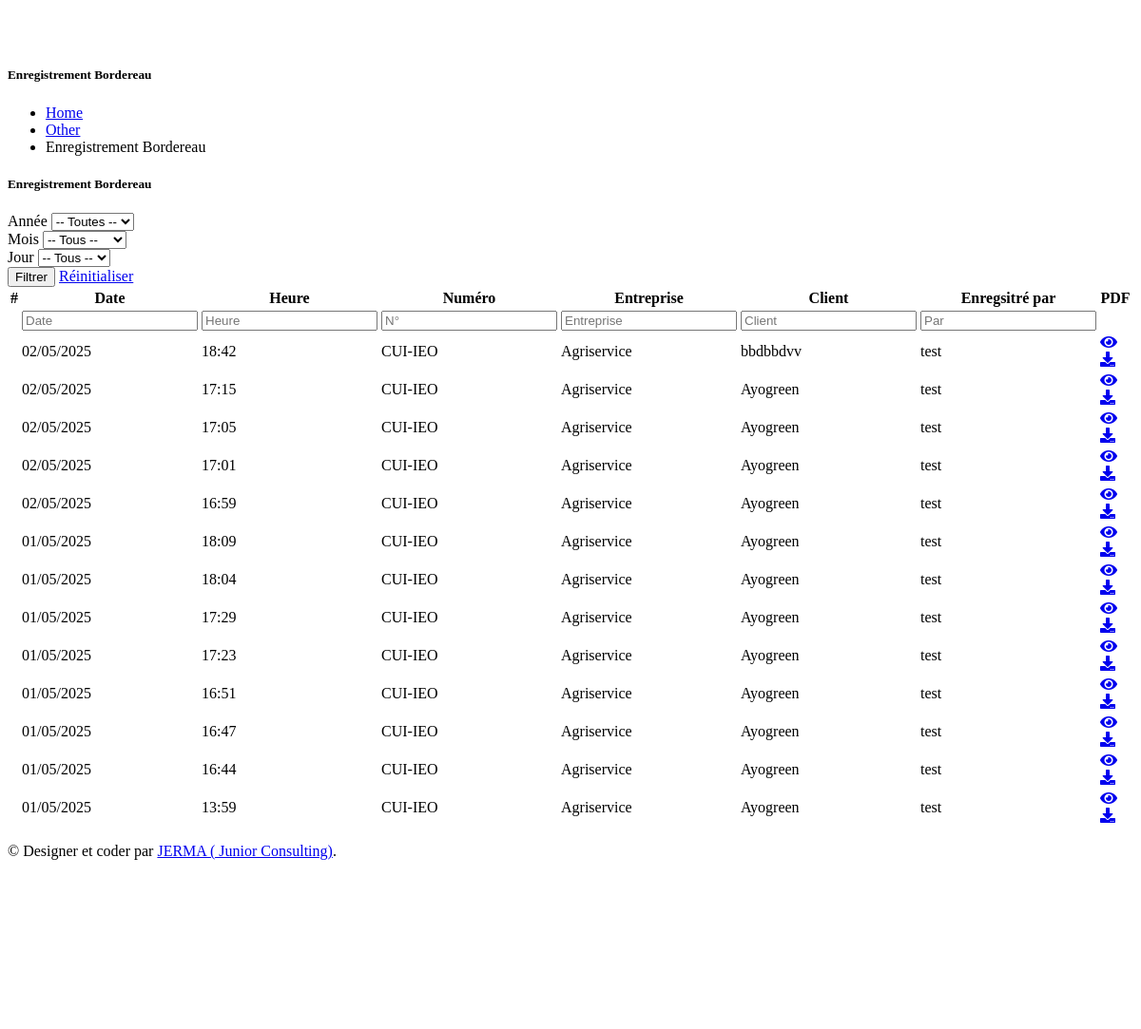
Before: /bordereaux/enregistrements (signed in, lower part) with the older database file.
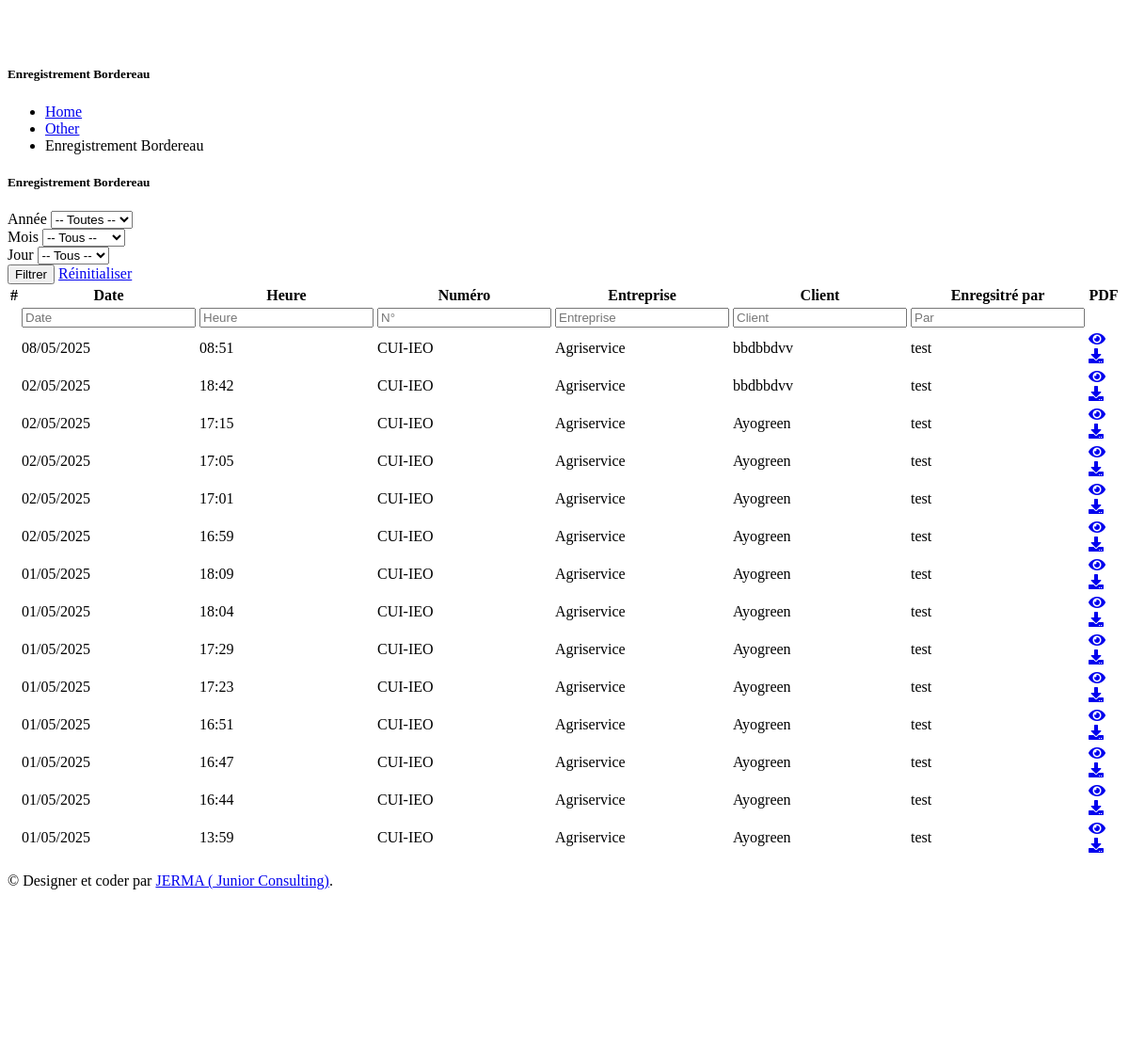
After: the same page with the newer database file.
### apps/models.py (models this page shows)
class Bordereau(db.Model):
    __tablename__ = 'bordereau'
    id = db.Column(db.Integer, primary_key=True)
    date = db.Column(db.Date, nullable=False)
    nom_entreprise = db.Column(db.String(150), nullable=False)
    adresse_entreprise = db.Column(db.Text, nullable=True)
    numero_facture = db.Column(db.String(100), nullable=False)
    numero_client = db.Column(db.String(100))
    entreprise_contact = db.Column(db.String(120))
    client_nom = db.Column(db.String(200))
    client_contact = db.Column(db.String(120))
    client_adresse = db.Column(db.Text, nullable=True)
    po_no = db.Column(db.String(100))
    date_expedition = db.Column(db.Date)
    expedier_via = db.Column(db.String(100))
    vendeur = db.Column(db.String(100))
    fob = db.Column(db.String(100))
    enregistre_par = db.Column(db.Integer, db.ForeignKey('users.id'), nullable=False)
    utilisateur = db.relationship('Users', backref='bordereaux')
    date_sauvegarde = db.Column(db.DateTime, default=datetime.utcnow)
    envoye_par_mail = db.Column(db.Boolean, default=False)
    date_envoi_mail = db.Column(db.DateTime, nullable=True)
    articles = db.relationship('BordereauArticle', backref='bordereau', lazy=True, cascade="all, delete-orphan")

### apps/authentication/models.py (models this page shows, shortened)
class Users(db.Model, UserMixin):
    __tablename__ = 'users'
    id            = db.Column(db.Integer, primary_key=True)
    username      = db.Column(db.String(64), unique=True)
    email         = db.Column(db.String(64), unique=True)
    password = db.Column(db.String(255), nullable=False)
    bio           = db.Column(db.Text(), nullable=True)
    photo = db.Column(db.String(255), nullable=True, default=None)
    role_id = db.Column(db.Integer, db.ForeignKey('roles.id'))
    role = db.relationship('Role')
    is_approved = db.Column(db.Boolean, default=False)
    oauth_github  = db.Column(db.String(100), nullable=True)
    oauth_google  = db.Column(db.String(100), nullable=True)
    readonly_fields = ["id", "username", "email", "oauth_google"]

### apps/home/routes.py (the view)
@blueprint.route("/bordereaux/enregistrements")
@login_required
def liste_bordereaux():
    annees_disponibles = db.session.query(
        extract('year', Bordereau.date_sauvegarde).label('annee')
    ).distinct().order_by('annee').all()
    annees = [a.annee for a in annees_disponibles]
    annee = request.args.get("annee", type=int)
    mois = request.args.get("mois", type=int)
    jour = request.args.get("jour", type=int)
    query = Bordereau.query
    if annee:
        query = query.filter(db.extract('year', Bordereau.date_sauvegarde) == annee)
    if mois:
        query = query.filter(db.extract('month', Bordereau.date_sauvegarde) == mois)
    if jour:
        query = query.filter(db.extract('day', Bordereau.date_sauvegarde) == jour)
    if current_user.role.name == "user":
        query = query.filter(Bordereau.utilisateur_id == current_user.id)
    bordereaux = query.order_by(Bordereau.date_sauvegarde.desc()).all()
    return render_template("pages/liste_bordereaux.html", bordereaux=bordereaux, annees=annees,)

### apps/authentication/models.py (called while the page is built)
@login_manager.user_loader
def user_loader(id):
    return Users.query.filter_by(id=id).first()

### apps/home/routes.py (called while the page is built)
@blueprint.before_request
def require_login():
    public_routes = [
        'authentication_blueprint.login',    # ✅
        'authentication_blueprint.register', # ✅
        'error_403',
        'error_404',
        'error_500',
        'static',
    ]
    if not current_user.is_authenticated:
        endpoint = request.endpoint or ''
        if not any(endpoint.startswith(pub) for pub in public_routes):
            return redirect(url_for('authentication_blueprint.login'))

### templates/pages/liste_bordereaux.html (shortened to what the changed rows need)
{% extends "layouts/base.html" %}
{% block content %}
  <div class="pc-container">
    <div class="pc-content">
      <div class="row">
        <div class="col-sm-12">
          <div class="card">
            <div class="card-body">
                    {% set mois_fr = [
                      (1, 'Janvier'), (2, 'Février'), (3, 'Mars'), (4, 'Avril'),
                      (5, 'Mai'), (6, 'Juin'), (7, 'Juillet'), (8, 'Août'),
                      (9, 'Septembre'), (10, 'Octobre'), (11, 'Novembre'), (12, 'Décembre')
                    ] %}
                    {% if mois and annee %}
                      {% set nb_jours = (namespace(value=31)) %}
                      {% set _ = nb_jours.update(value=(range(1, (loop.index0 == 1 and 29) or 31 + 1))) %}
                    {% endif %}
              <div class=" table-responsive">
                <table id="bordereauxTable" class="table table-bordered">
                  <thead>
                    <tr>
                      <th>#</th>
                      <th>Date</th>
                      <th>Heure</th>
                      <th>Numéro</th>
                      <th>Entreprise</th>
                      <th>Client</th>
                      {% if current_user.role.name in ['admin', 'superadmin'] %}
                          <th>Enregsitré par</th>
                      {% endif %}
                      <th>PDF</th>
                    </tr>
                    <tr class="filters">
                      <th></th>
                      <th><input type="text" class="form-control form-control-sm" placeholder="Date"></th>
                      <th><input type="text" class="form-control form-control-sm" placeholder="Heure"></th>
                      <th><input type="text" class="form-control form-control-sm" placeholder="N°"></th>
                      <th><input type="text" class="form-control form-control-sm" placeholder="Entreprise"></th>
                      <th><input type="text" class="form-control form-control-sm" placeholder="Client"></th>
                      {% if current_user.role.name in ['admin', 'superadmin'] %}
                        <th><input type="text" class="form-control form-control-sm" placeholder="Par"></th>
                      {% endif %}
                      <th></th>
                    </tr>
                  </thead>
                  <tbody>
                    {% for b in bordereaux %}
                    <tr>
                      <td></td>
                      <td>{{ b.date_sauvegarde.strftime('%d/%m/%Y') }}</td>
                      <td>{{ b.date_sauvegarde.strftime('%H:%M') }}</td>
                      <td>{{ b.numero_facture }}</td>
                      <td>{{ b.nom_entreprise }}</td>
                      <td>{{ b.client_nom }}</td>
                      {% if current_user.role.name in ['admin', 'superadmin'] %}
                            <td>{{ b.utilisateur.username }}</td>
                        {% endif %}
                      <td>
                        <div class="btn-group" role="group" aria-label="PDF actions">
                          <a href="{{ url_for('home_blueprint.bordereau_pdf', bordereau_id=b.id, mode='inline') }}"
                             target="_blank"
                             class="btn btn-sm btn-outline-primary"
                             title="Voir PDF">
                            <i class="fas fa-eye"></i>
                          </a>
                          <a href="{{ url_for('home_blueprint.bordereau_pdf', bordereau_id=b.id, mode='attachment') }}"
                             class="btn btn-sm btn-outline-secondary"
                             title="Télécharger PDF">
                            <i class="fas fa-download"></i>
                          </a>
                        </div>
                      </td>
                    </tr>
                    {% endfor %}
                  </tbody>
                </table>
              </div>
              <link rel="stylesheet" href="https://cdn.datatables.net/1.13.5/css/jquery.dataTables.min.css">
            </div>
          </div>
        </div>
      </div>
    </div>
  </div>
{% endblock content %}

Changed rows visible on the page:
added Bordereau: date_sauvegarde "08/05/2025", date_sauvegarde "08:51", numero_facture "CUI-IEO", nom_entreprise "Agriservice", client_nom "bbdbbdvv", utilisateur.username "test"
